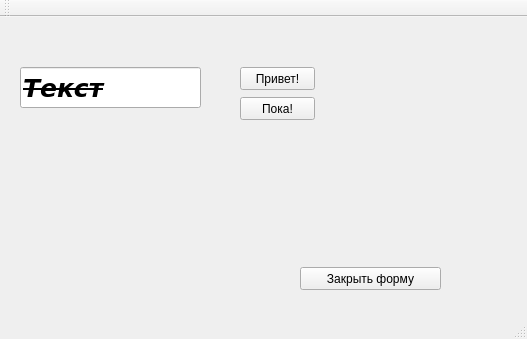
<?xml version="1.0" encoding="UTF-8"?>
<ui version="4.0">
 <class>MainWindow</class>
 <widget class="QMainWindow" name="MainWindow">
  <property name="geometry">
   <rect>
    <x>0</x>
    <y>0</y>
    <width>527</width>
    <height>339</height>
   </rect>
  </property>
  <property name="windowTitle">
   <string>MainWindow</string>
  </property>
  <widget class="QWidget" name="centralWidget">
   <widget class="QPushButton" name="pushButton">
    <property name="geometry">
     <rect>
      <x>300</x>
      <y>250</y>
      <width>141</width>
      <height>23</height>
     </rect>
    </property>
    <property name="text">
     <string>Закрыть форму</string>
    </property>
   </widget>
   <widget class="QPushButton" name="byeButton">
    <property name="geometry">
     <rect>
      <x>240</x>
      <y>80</y>
      <width>75</width>
      <height>23</height>
     </rect>
    </property>
    <property name="text">
     <string>Пока!</string>
    </property>
   </widget>
   <widget class="QPushButton" name="hiButton">
    <property name="geometry">
     <rect>
      <x>240</x>
      <y>50</y>
      <width>75</width>
      <height>23</height>
     </rect>
    </property>
    <property name="text">
     <string>Привет!</string>
    </property>
   </widget>
   <widget class="QLineEdit" name="lineEdit">
    <property name="geometry">
     <rect>
      <x>20</x>
      <y>50</y>
      <width>181</width>
      <height>41</height>
     </rect>
    </property>
    <property name="font">
     <font>
      <family>Verdana</family>
      <pointsize>19</pointsize>
      <weight>75</weight>
      <italic>true</italic>
      <bold>true</bold>
      <strikeout>true</strikeout>
     </font>
    </property>
    <property name="text">
     <string>Текст</string>
    </property>
   </widget>
  </widget>
  <widget class="QMenuBar" name="menuBar">
   <property name="geometry">
    <rect>
     <x>0</x>
     <y>0</y>
     <width>527</width>
     <height>21</height>
    </rect>
   </property>
  </widget>
  <widget class="QToolBar" name="mainToolBar">
   <attribute name="toolBarArea">
    <enum>TopToolBarArea</enum>
   </attribute>
   <attribute name="toolBarBreak">
    <bool>false</bool>
   </attribute>
  </widget>
  <widget class="QStatusBar" name="statusBar"/>
 </widget>
 <layoutdefault spacing="6" margin="11"/>
 <resources/>
 <connections>
  <connection>
   <sender>pushButton</sender>
   <signal>clicked()</signal>
   <receiver>MainWindow</receiver>
   <slot>close()</slot>
   <hints>
    <hint type="sourcelabel">
     <x>142</x>
     <y>134</y>
    </hint>
    <hint type="destinationlabel">
     <x>232</x>
     <y>259</y>
    </hint>
   </hints>
  </connection>
 </connections>
</ui>
